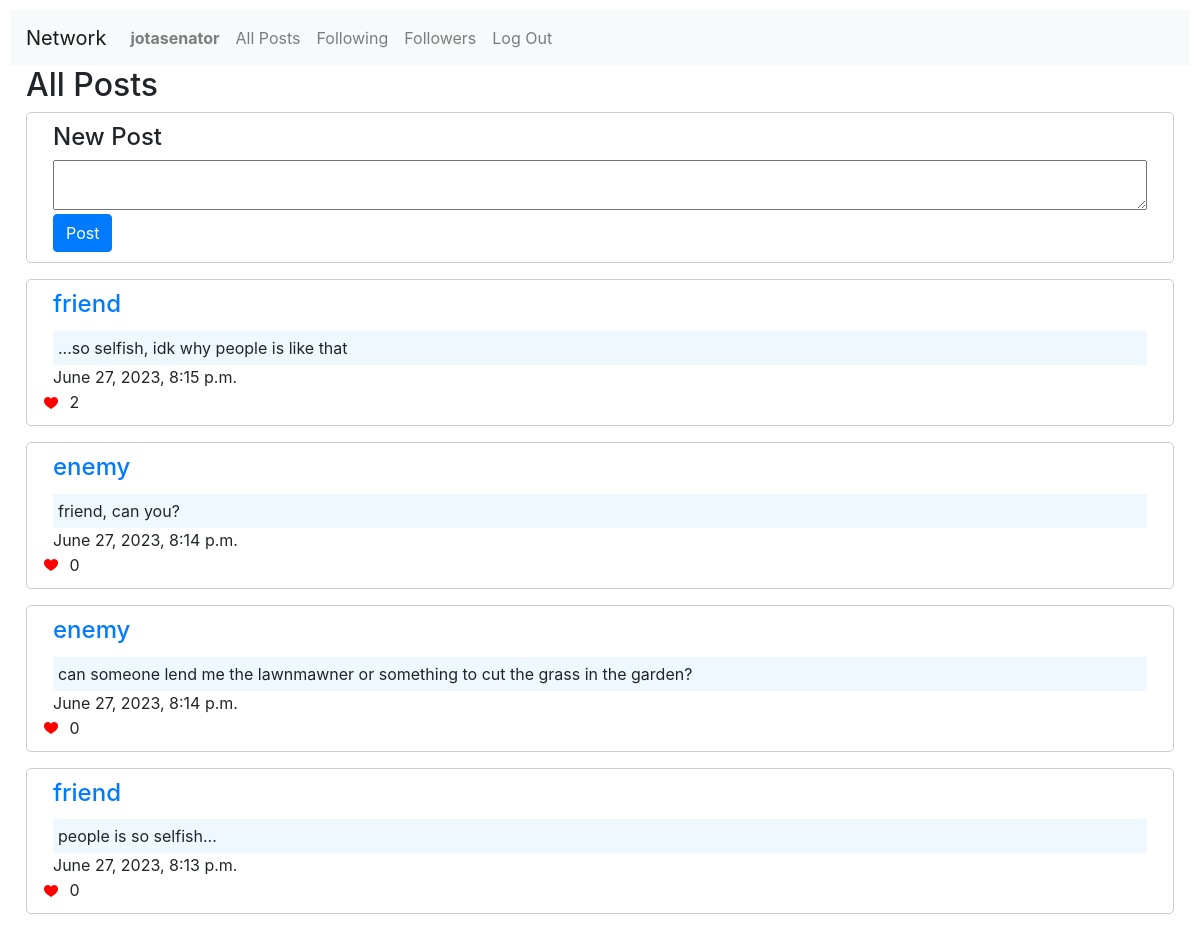
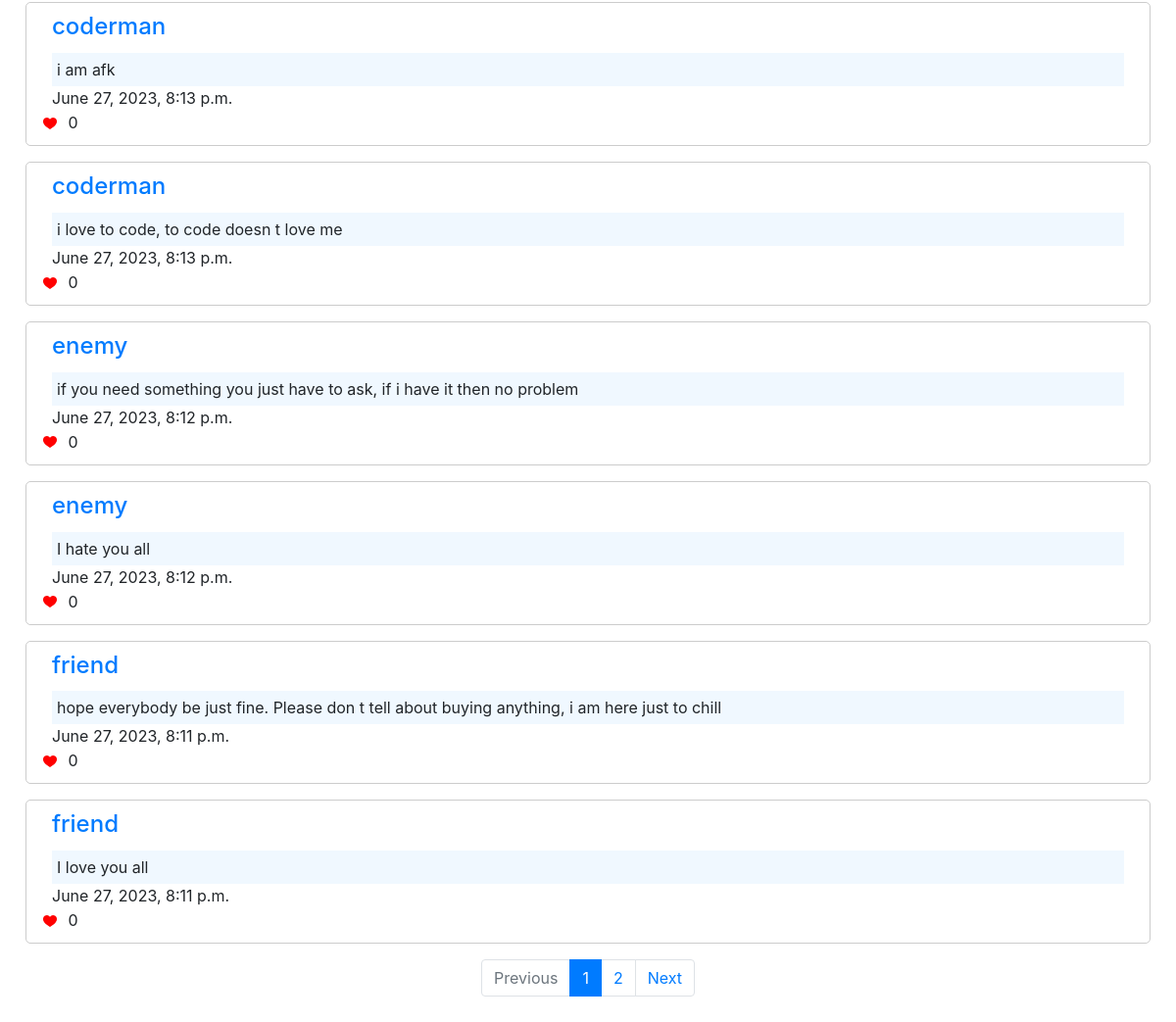
The app's page / (signed in) with its own data (2 pictures, top to bottom).
### network/models.py (models this page shows)
class User(AbstractUser):
    pass

class Post(models.Model):
    user = models.ForeignKey(
        User, on_delete=models.CASCADE, default=None, related_name="post"
    )
    created_at = models.DateTimeField(default=timezone.now)
    text = models.TextField(default="")
    likes = models.ManyToManyField(User, related_name="likes")

### network/views.py (the view)
# urls.py: path("", views.index, name="index"),
def index(request):
    allPosts = Post.objects.all().order_by("-created_at")
    paginator = Paginator(allPosts, 10)
    page_number = request.GET.get("page")
    page_obj = paginator.get_page(page_number)
    return render(request, "network/index.html", {"page_obj": page_obj})

### network/templates/network/index.html (shortened to what this page needs)
{% extends "network/layout.html" %}
{% block body %}
<h2 class="ml-3">All Posts</h2>
<div>
    {% if user.is_authenticated %}
    <div class="new-post">
        <h4 class="ml-3">New Post</h4>
        <form method="post" id='post-form' class="form-inline" action="{% url 'newPost' %}">
            <div class="w-100">
                <div class="form-group ">
                    <textarea id="post-textarea" class="w-100 pl-3 pr-3 ml-3 mr-3" type="text" name="post"
                        value=""></textarea>
                </div>
                <div class="form-group mt-1 ml-3">
                    <input class="btn btn-primary" type="submit" value="Post" />
                </div>
            </div>
        </form>
    </div>
    {% endif %}
    {% for post in page_obj%}
    <div class="card-body new-post mt-3">
        <a class="user-link" href="{% url 'profile' post.user %}">
            <h4 class=" card-title ml-3">{{post.user}}</h4>
        </a>
        <p class="card-text ml-3 mr-3 text">{{post.text}}</p>
        <p class="card-text ml-3">{{post.created_at}}</p>
        <div>
            <button class="like-button" data-post-id="{{ post.id }}">
            </button>
            <span id="likes-{{ post.id }}">{{ post.likes.count }}</span>
        </div>
    </div>
    {% endfor %}
    {% include 'network/pagination.html' %}
</div>
{% endblock %}

### network/templates/network/layout.html (shortened to what this page needs)
{% load static %}
<!DOCTYPE html>
<html lang="en">
<head>
    <link rel="stylesheet" href="https://stackpath.bootstrapcdn.com/bootstrap/4.4.1/css/bootstrap.min.css"
>
    <link href="{% static 'network/styles.css' %}" rel="stylesheet">
</head>
<body>
    <nav class="navbar navbar-expand-lg navbar-light bg-light">
        <a class="navbar-brand" href="#">Network</a>
        <div>
            <ul class="navbar-nav mr-auto">
                {% if user.is_authenticated %}
                <li class="nav-item">
                    <a class="nav-link" href="{% url 'profile' user.username %}">
                        <strong>{{ user.username }}</strong>
                    </a>
                </li>
                {% endif %}
                <li class="nav-item">
                    <a class="nav-link" href="{% url 'index' %}">All Posts</a>
                </li>
                {% if user.is_authenticated %}
                <li class="nav-item">
                    <a class="nav-link" href="{% url 'following' %}">Following</a>
                </li>
                <li class="nav-item">
                    <a class="nav-link" href="{% url 'followers' %}">Followers</a>
                </li>
                <li class="nav-item">
                    <a class="nav-link" href="{% url 'logout' %}">Log Out</a>
                </li>
                {% endif %}
            </ul>
        </div>
    </nav>
    <div class="body">
        {% block body %}
        {% endblock %}
    </div>
</body>
</html>

### network/static/network/styles.css (style rules this page uses)
:root { --blue-main-color: #007bff; }
body { padding: 10px; }
.new-post { border: 1px solid #ccc; padding: 10px; margin: 0 1rem; border-radius: 5px; }
.form-group textarea { height: 50px; line-height: 40px; }
p { margin-bottom: 0; }
.card-text.text { background-color: aliceblue; padding: 5px 5px; }
.user-link { display: inline-block; text-decoration: none !important; }
.like-button { background-color: transparent; border: none; cursor: pointer; }

### records on screen
User: username "jotasenator"
Post: user "friend", text "...so selfish, idk why people is like that", created_at "June 27, 2023, 8:15 p.m.", likes.count "2"
Post: user "enemy", text "friend, can you?", created_at "June 27, 2023, 8:14 p.m.", likes.count "0"
Post: user "enemy", text "can someone lend me the lawnmawner or something to cut the grass in the garden?", created_at "June 27, 2023, 8:14 p.m.", likes.count "0"
Post: user "friend", text "people is so selfish...", created_at "June 27, 2023, 8:13 p.m.", likes.count "0"
Post: user "coderman", text "i am afk", created_at "June 27, 2023, 8:13 p.m.", likes.count "0"
Post: user "coderman", text "i love to code, to code doesn t love me", created_at "June 27, 2023, 8:13 p.m.", likes.count "0"
Post: user "enemy", text "if you need something you just have to ask, if i have it then no problem", created_at "June 27, 2023, 8:12 p.m.", likes.count "0"
Post: user "enemy", text "I hate you all", created_at "June 27, 2023, 8:12 p.m.", likes.count "0"
Post: user "friend", text "hope everybody be just fine. Please don t tell about buying anything, i am here just to chill", created_at "June 27, 2023, 8:11 p.m.", likes.count "0"
Post: user "friend", text "I love you all", created_at "June 27, 2023, 8:11 p.m.", likes.count "0"

### other values on screen
{{ i }} "1"
{{ i }} "2"
